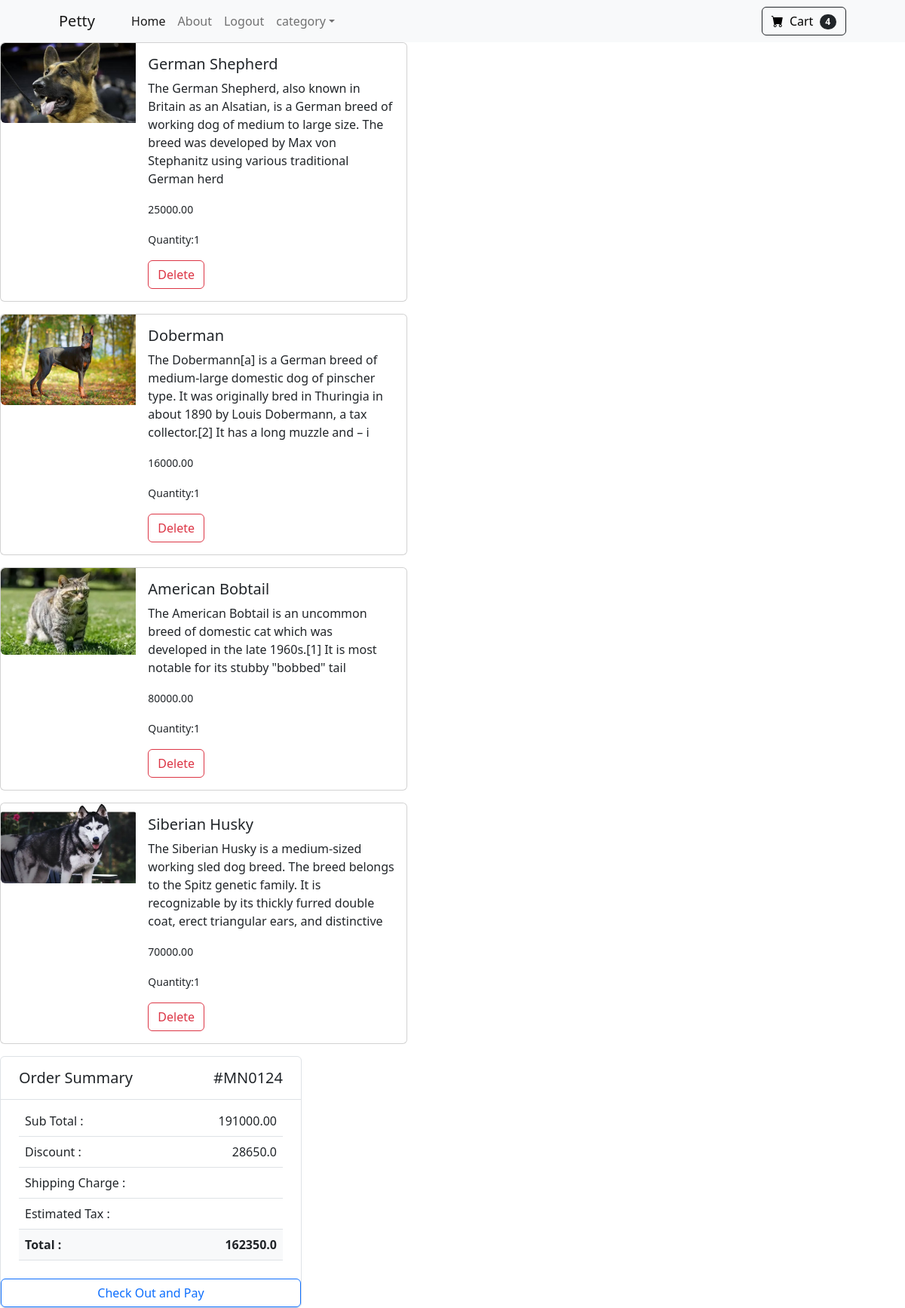
The app's page /cart/ (signed in) with its own data.
### store/models.py (models this page shows, shortened)
class Cart(models.Model):
    user = models.ForeignKey(User, on_delete = models.CASCADE)
    product = models.ForeignKey(Product, on_delete = models.CASCADE)
    quantity = models.IntegerField(default=1)

class Product(models.Model):
    name=models.CharField(max_length=50)
    price=models.DecimalField(default=0,max_digits=10,decimal_places=2)
    category=models.ForeignKey(Category,on_delete=models.CASCADE)
    description=models.CharField(max_length=200)
    image=models.ImageField(upload_to='uploads/product')
    is_sale=models.BooleanField(default=False)
    sale_price=models.DecimalField(default=0,max_digits=10,decimal_places=2)

### store/views.py (the view)
# urls.py: path('cart/', display_cart, name="cart"),
def display_cart(request):
    if request.user.is_authenticated:
        cart_product = Cart.objects.filter(user=request.user)
        sub_total = sum([product.product.price * product.quantity for product in cart_product])
        discounted_price = float(sub_total)*0.15
        final_price = float(sub_total)-discounted_price
        if sub_total > 0:
            currency = 'INR'
            amount = final_price*100  # Rs. 200
            razorpay_order = razorpay_client.order.create(dict(amount=amount,
                                                       currency=currency,
                                                       payment_capture='0'))
            razorpay_order_id = razorpay_order['id']
            callback_url = 'success/'
            pay_detail = {}
            pay_detail['razorpay_order_id'] = razorpay_order_id
            pay_detail['razorpay_merchant_key'] = settings.RAZOR_KEY_ID
            pay_detail['razorpay_amount'] = amount
            pay_detail['currency'] = currency
            pay_detail['callback_url'] = callback_url
            categories=Category.objects.all()
            return render(request,"cart.html", {'categories':categories, 'cart_product':cart_product,'final_price':final_price,'sub_total':sub_total, 'discounted_price':discounted_price, 'pay_detail':pay_detail})
        categories=Category.objects.all()
        return render(request,"cart.html", {'categories':categories, 'cart_product':cart_product,'final_price':final_price,'sub_total':sub_total, 'discounted_price':discounted_price})
    return redirect('Login')

### store/templates/cart.html (shortened to what this page needs)
{% extends 'base.html'%}
{% block content %}
{% include 'nav.html' %}
{% for products in cart_product %}
  <div class="card mb-3" style="max-width: 540px;">
    <div class="row g-0">
      <div class="col-md-4">
        <img src="{{ products.product.image.url }}" class="img-fluid rounded-start" alt="...">
      </div>
      <div class="col-md-8">
        <div class="card-body">
          <h5 class="card-title">{{ products.product.name }}</h5>
          <p class="card-text">
            {{ products.product.description }}
          </p>
          <p class="card-text"><small class="text-body-secondary">{{ products.product.price }}</small></p>
          <p class="card-text"><small class="text-body-secondary">Quantity:{{ products.quantity }}</small></p>
          <a  href="{% url 'delete_cart' products.id %}">
            <button class="btn btn-outline-danger">Delete</button>
          </a>
        </div>
      </div>
    </div>
  </div>
{% endfor %}
<div class="col-xl-4">
  <div class="mt-5 mt-lg-0">
      <div class="card border shadow-none">
          <div class="card-header bg-transparent border-bottom py-3 px-4">
              <h5 class="font-size-16 mb-0">Order Summary <span class="float-end">#MN0124</span></h5>
          </div>
          <div class="card-body p-4 pt-2">
              <div class="table-responsive">
                  <table class="table mb-0">
                      <tbody>
                          <tr>
                              <td>Sub Total :</td>
                              <td class="text-end">{{ sub_total }}</td>
                          </tr>
                          <tr>
                              <td>Discount : </td>
                              <td class="text-end">{{ discounted_price }}</td>
                          </tr>
                          <tr>
                              <td>Shipping Charge :</td>
                              <td class="text-end"></td>
                          </tr>
                          <tr>
                              <td>Estimated Tax : </td>
                              <td class="text-end"></td>
                          </tr>
                          <tr class="bg-light">
                              <th>Total :</th>
                              <td class="text-end">
                                  <span class="fw-bold">
                                      {{ final_price }}
                                  </span>
                              </td>
                          </tr>
                      </tbody>
                  </table>
              </div>
          </div>
          <button class="btn btn-outline-primary" href="" id="pay-btn">Check Out and Pay</button>
      </div>
    </div>
{% endblock %}

### records on screen
Cart: product.image (picture), product.name "German Shepherd", product.description "The German Shepherd, also known in Britain as an Alsatian, is a German breed of working dog of medium to large size. The breed was developed by Max von Stephanitz using various traditional German herd", product.price "25000.00", quantity "1"
Cart: product.image (picture), product.name "Doberman", product.description "The Dobermann[a] is a German breed of medium-large domestic dog of pinscher type. It was originally bred in Thuringia in about 1890 by Louis Dobermann, a tax collector.[2] It has a long muzzle and – i", product.price "16000.00", quantity "1"
Cart: product.image (picture), product.name "American Bobtail", product.description "The American Bobtail is an uncommon breed of domestic cat which was developed in the late 1960s.[1] It is most notable for its stubby \"bobbed\" tail", product.price "80000.00", quantity "1"
Cart: product.image (picture), product.name "Siberian Husky", product.description "The Siberian Husky is a medium-sized working sled dog breed. The breed belongs to the Spitz genetic family. It is recognizable by its thickly furred double coat, erect triangular ears, and distinctive", product.price "70000.00", quantity "1"

### other values on screen
{{ cart_product | length }} "4"
{{ sub_total }} "191000.00"
{{ discounted_price }} "28650.0"
{{ final_price }} "162350.0"
